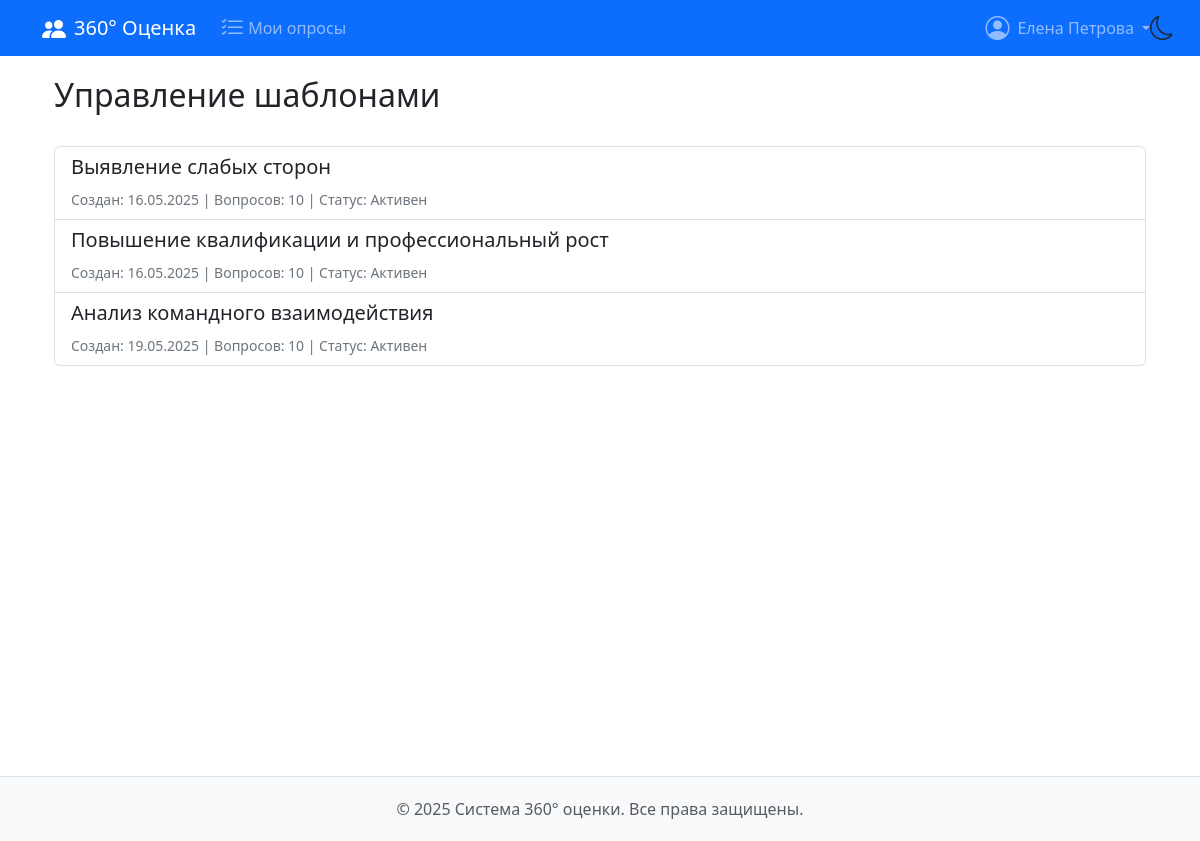
/templates/ (signed in), run on the app's committed database.
### feedback360/models.py (models this page shows, shortened)
class User(AbstractUser):
    position = models.CharField(max_length=100, blank=True, null=True)
    department = models.CharField(max_length=100, blank=True, null=True)

class SurveyTemplate(models.Model):
    name = models.CharField('Название шаблона', max_length=255)
    created_by = models.ForeignKey(
        User,
        on_delete=models.SET_NULL,
        null=True,
        editable=False
    )
    created_at = models.DateTimeField(auto_now_add=True)
    is_active = models.BooleanField(
        'Активен',
        default=True,
    )
    class Meta:
        verbose_name = _('Шаблон опроса')
        verbose_name_plural = _('Шаблоны опросов')
        permissions = [
            ('can_manage_templates', 'Может управлять шаблонами'),
        ]

### feedback360/views.py (the view)
# urls.py: path('templates/', views.TemplateListView.as_view(), name='template_list'),
class TemplateListView(AdminRequiredMixin, ListView):
    model = SurveyTemplate
    template_name = 'feedback360/template_list.html'
    context_object_name = 'templates'
    def get_queryset(self):
        return SurveyTemplate.objects.all().prefetch_related('template_questions')

### feedback360/mixins.py (called while the page is built)
    def test_func(self):
        return self.request.user.is_authenticated and (
            self.request.user.is_superuser or
            self.request.user.userrole_set.filter(
                role__name__in=['Администратор']
            ).exists()
        )

### feedback360/templates/feedback360/template_list.html (shortened to what this page needs)
{% extends 'feedback360/base.html' %}
{% block content %}
<div class="container">
    <div class="d-flex justify-content-between align-items-center mb-4">
        <h2>Управление шаблонами</h2>
    </div>
    <div class="list-group custom-list-group">
        {% for template in templates %}
        <div class="list-group-item custom-list-item {% if not template.is_active %}custom-list-item-inactive{% endif %}">
            <div class="d-flex justify-content-between align-items-center">
                <div>
                    <h5>{{ template.name }}</h5>
                    <small class="text-muted custom-text-muted">
                        Создан: {{ template.created_at|date:"d.m.Y" }} |
                        Вопросов: {{ template.template_questions.count }} |
                        Статус: {% if template.is_active %}Активен{% else %}Неактивен{% endif %}
                    </small>
                </div>
            </div>
        </div>
        {% empty %}
        <div class="alert alert-info custom-alert-info">Нет доступных шаблонов</div>
        {% endfor %}
    </div>
</div>
{% endblock %}

### feedback360/templates/feedback360/base.html (shortened to what this page needs)
<!DOCTYPE html>
{% load static %}
<html lang="ru" data-bs-theme="light">
<head>
    <link href="https://cdn.jsdelivr.net/npm/bootstrap@5.3.0/dist/css/bootstrap.min.css" rel="stylesheet">
    <link rel="stylesheet" href="https://cdn.jsdelivr.net/npm/bootstrap-icons@1.11.1/font/bootstrap-icons.css">
    <link rel="stylesheet" href="{% static 'css/styles.css' %}">
</head>
<body>
    <div class="theme-switcher">
        <button id="theme-toggle" class="theme-btn">
            <i id="theme-icon" class="bi bi-moon"></i>
        </button>
    </div>
    {% if user.is_authenticated %}
    <nav class="navbar navbar-expand-lg navbar-dark">
        <div class="container">
            <a class="navbar-brand" href="{% url 'dashboard' %}">
                <i class="bi bi-people-fill me-2"></i>360° Оценка
            </a>
            <div class="collapse navbar-collapse" id="mainNav">
                <ul class="navbar-nav me-auto">
                    {% if user.is_superuser %}
                    <li class="nav-item">
                        <a class="nav-link d-flex align-items-center" href="{% url 'template_list' %}">
                            <i class="bi bi-file-earmark-text me-1"></i>Шаблоны
                        </a>
                    </li>
                    {% else %}
                    <li class="nav-item">
                        <a class="nav-link d-flex align-items-center" href="{% url 'survey_list' %}">
                            <i class="bi bi-list-check me-1"></i>Мои опросы
                        </a>
                    </li>
                    {% endif %}
                </ul>
                <ul class="navbar-nav">
                    <li class="nav-item dropdown">
                        <a class="nav-link dropdown-toggle d-flex align-items-center"
                           href="#"
                           role="button"
                           data-bs-toggle="dropdown"
                           aria-expanded="false">
                            <i class="bi bi-person-circle me-2"></i>{{ user.get_full_name }}
                        </a>
                    </li>
                </ul>
            </div>
        </div>
    </nav>
    {% endif %}
    <main class="container main-content">
        {% block content %}{% endblock %}
    </main>
    <footer class="text-center">
        <div class="container">
            <p class="mb-0 text-muted">
                &copy; {% now "Y" %} Система 360° оценки. Все права защищены.
            </p>
        </div>
    </footer>
</body>
</html>

### feedback360/static/css/styles.css (style rules this page uses)
.navbar-nav { list-style: none; padding-left: 0; }
.nav-link { display: flex !important; align-items: center; padding: 0.5rem 1rem; }
.dropdown-toggle::after { margin-left: 0.5em; vertical-align: middle; }
.bi { font-size: 1.1rem; line-height: 1; vertical-align: -0.125em; }
.main-content { min-height: calc(100vh - 120px); padding-top: 20px; padding-bottom: 40px; }
html, body { transition: background-color 0.3s ease, color 0.3s ease; }

### feedback360/templates/feedback360/base.html (style rules this page uses)
:root { --bg-color: #ffffff; --text-color: #212529; --card-bg: #ffffff; --card-border: #dee2e6; --primary-color: #0d6efd; --navbar-bg: #0d6efd; --footer-bg: #f8f9fa; --list-group-bg: #ffffff; --list-group-border: rgba(0, 0, 0, 0.125); --list-group-hover-bg: #f8f9fa; --list-group-secondary-bg: #e9ecef; --list-group-text: #212529; }
body { background-color: var(--bg-color); color: var(--text-color); transition: background-color 0.3s, color 0.3s; }
.navbar { background-color: var(--navbar-bg) !important; }
footer { background-color: var(--footer-bg) !important; border-top-color: var(--card-border) !important; }
.theme-switcher { position: fixed; top: 6px; right: 20px; z-index: 1000; }
.theme-btn { background: none; border: none; font-size: 1.5rem; cursor: pointer; color: var(--text-color); transition: transform 0.3s; }
footer { padding: 20px 0; margin-top: 40px; border-top: 1px solid var(--card-border); }
.navbar-nav { list-style: none; padding-left: 0; }
.nav-link { display: flex !important; align-items: center; padding: 0.5rem 1rem; }
.dropdown-toggle::after { margin-left: 0.5em; vertical-align: middle; }
.bi { font-size: 1.5rem; line-height: 1; vertical-align: -0.125em; }

### feedback360/templates/feedback360/template_list.html (style rules this page uses)
.custom-list-group { --bs-list-group-bg: var(--list-group-bg); --bs-list-group-border-color: var(--list-group-border); --bs-list-group-color: var(--list-group-text); }
.custom-list-item { background-color: var(--list-group-bg); border-color: var(--list-group-border); color: var(--list-group-text); }
.custom-text-muted { color: var(--text-muted-color) !important; }
:root { --text-muted-color: #6c757d; --alert-info-bg: #d1ecf1; --alert-info-border: #bee5eb; --alert-info-text: #0c5460; }

### data on the page
User: get_full_name "Елена Петрова"
SurveyTemplate: name "Выявление слабых сторон", created_at "16.05.2025", template_questions.count "10", is_active "Активен"
SurveyTemplate: name "Повышение квалификации и профессиональный рост", created_at "16.05.2025", template_questions.count "10", is_active "Активен"
SurveyTemplate: name "Анализ командного взаимодействия", created_at "19.05.2025", template_questions.count "10", is_active "Активен"
